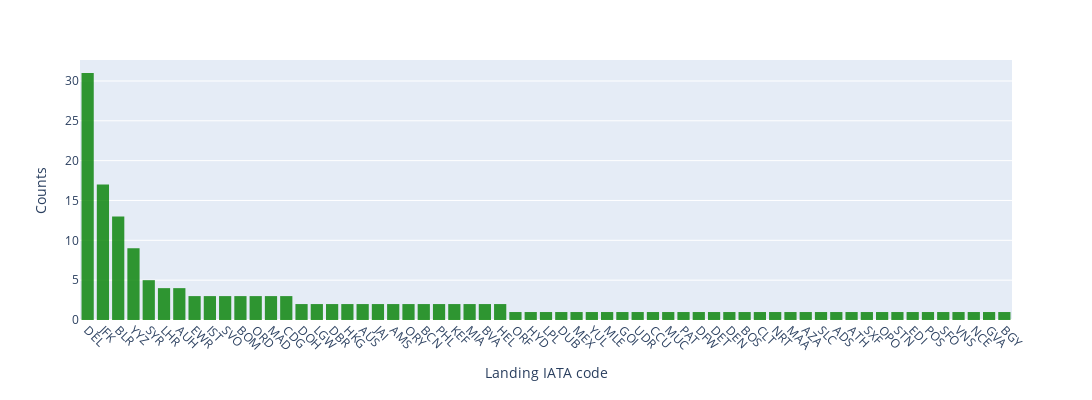

The code cell stored with this chart in its notebook:
### Code cell
import plotly.express as px
#import kaleido
fig = px.histogram(df, x="Destination_IATA_Code",
                   opacity=0.8, width=1100, height=400,
                  color_discrete_sequence=['green'],) 
fig.update_layout(yaxis_title="Counts") 
fig.update_layout(xaxis_title="Landing IATA code") 
fig.update_layout(barmode='stack', xaxis={'categoryorder':'total descending'})
fig.update_xaxes(tickangle=45) 
fig.show()
# ,color_discrete_sequence=['#FF6692']
#!pip install -U kaleido
#fig.write_image("fig1.pdf", engine="kaleido")

### Figure 1 — Plotly figure (JSON) as saved in the notebook; plotly's stock layout.template omitted (floating-point values rounded to 4 significant figures; data arrays with more than 128 entries replaced by an {"elided": "..."} marker saying what was removed)
{"data": [{"alignmentgroup": "True", "bingroup": "x", "hovertemplate": "Destination_IATA_Code=%{x}<br>count=%{y}<extra></extra>", "legendgroup": "", "marker": {"color": "green", "opacity": 0.8, "pattern": {"shape": ""}}, "name": "", "offsetgroup": "", "orientation": "v", "showlegend": false, "type": "histogram", "x": {"elided": "165 str values"}, "xaxis": "x", "yaxis": "y"}], "layout": {"barmode": "stack", "height": 400, "legend": {"tracegroupgap": 0}, "margin": {"t": 60}, "width": 1100, "xaxis": {"anchor": "y", "categoryorder": "total descending", "domain": [0, 1], "tickangle": 45, "title": {"text": "Landing IATA code"}}, "yaxis": {"anchor": "x", "domain": [0, 1], "title": {"text": "Counts"}}}}
